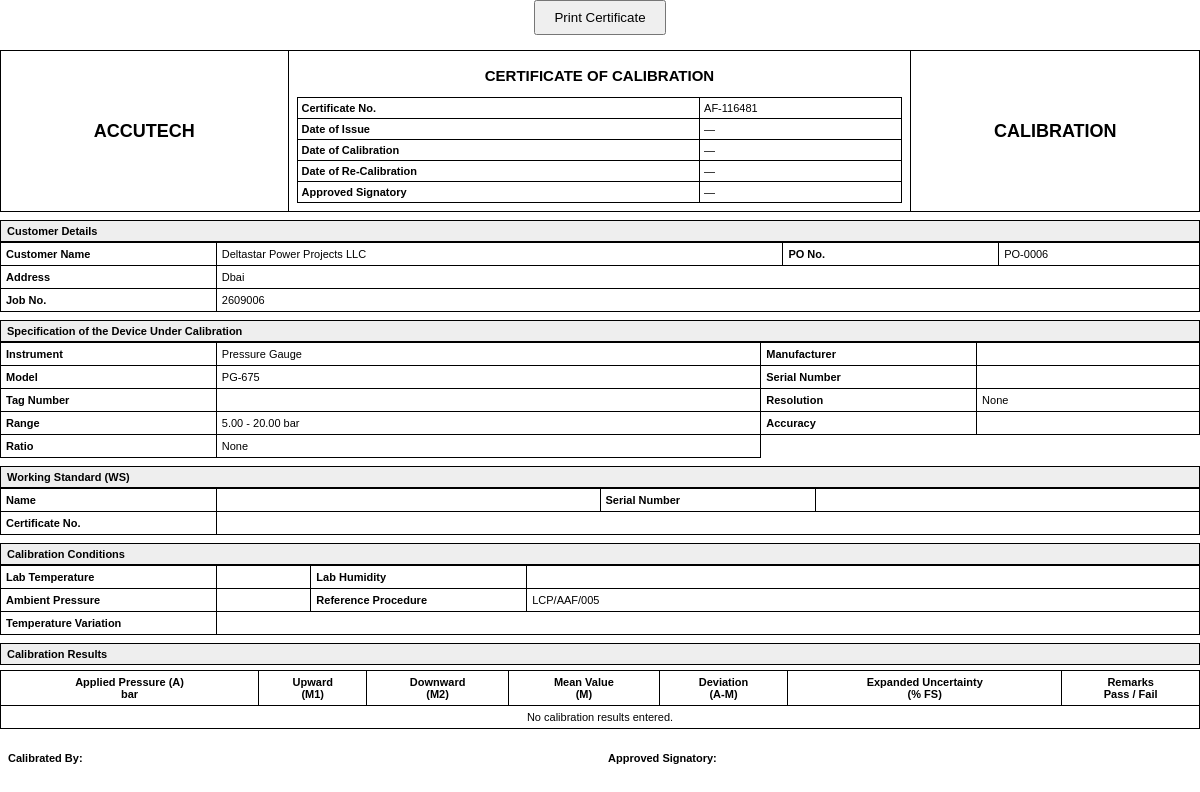
The app's page /certificates/58/print/ (signed in), older data.
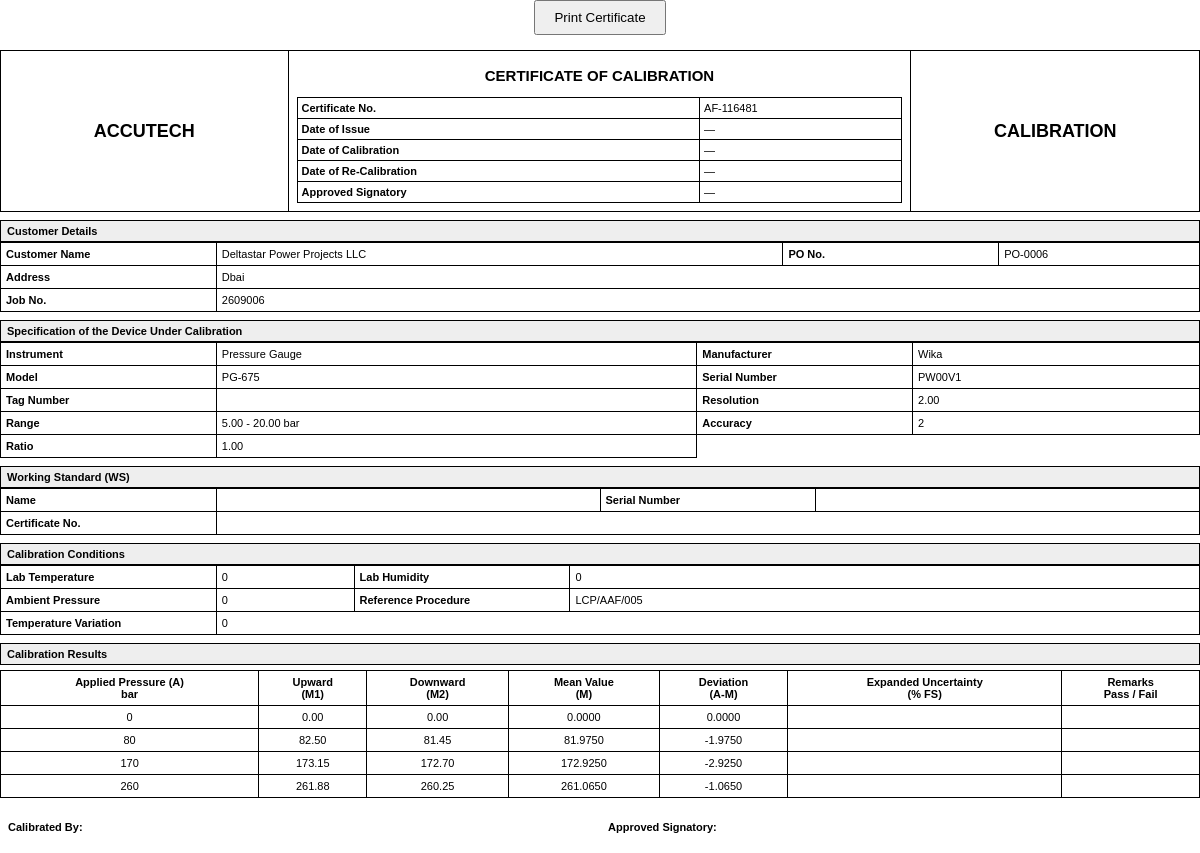
The same page, newer data.
### labmanager/models.py (models this page shows, shortened)
class Certificate(models.Model):
    job = models.ForeignKey(Job, on_delete=models.CASCADE, related_name="certificates")
    number = models.CharField(max_length=20, unique=True, editable=False)
    line_item = models.ForeignKey(
        "JobLineItem",
        on_delete=models.SET_NULL,
        null=True,
        blank=True,
        related_name="certificates"
    )
    device_serial = models.CharField(max_length=100, blank=True)
    device_manufacturer = models.CharField(max_length=150, blank=True)
    device_tag_number = models.CharField(max_length=100, blank=True)
    device_resolution = models.DecimalField(
        max_digits=20,
        decimal_places=2,
        null=True,
        blank=True,
    )
    device_accuracy = models.CharField(max_length=100, blank=True)
    device_ratio = models.DecimalField(
        max_digits=20,
        decimal_places=2,
        null=True,
        blank=True,
    )
    reference_instrument_range = models.DecimalField(
        max_digits=20,
        decimal_places=2,
        null=True,
        blank=True,
    )
    uuc_full_scale = models.DecimalField(
        max_digits=20,
        decimal_places=2,
        null=True,
        blank=True,
    )
    uuc_unit = models.CharField(
        max_length=20,
        blank=True,
    )
    pressure_media = models.CharField(
        max_length=30,
        blank=True,
    )
    working_standard_name = models.CharField(max_length=150, blank=True)
    working_standard_serial = models.CharField(max_length=100, blank=True)
    working_standard_certificate_no = models.CharField(max_length=100, blank=True)
    lab_temperature = models.CharField(max_length=50, blank=True)
    lab_humidity = models.CharField(max_length=50, blank=True)
    ambient_pressure = models.CharField(max_length=50, blank=True)
    reference_procedure = models.CharField(max_length=150, blank=True)
    temperature_variation = models.CharField(max_length=50, blank=True)
    condition_notes = models.TextField(blank=True)
    calibration_date = models.DateField(null=True, blank=True)
    re_calibration_date = models.DateField(null=True, blank=True)
    issue_date = models.DateField(null=True, blank=True)
    calibrated_by = models.CharField(max_length=150, blank=True)
    approved_signatory = models.CharField(max_length=150, blank=True)
    class Meta:
        ordering = ["number"]

class Job(models.Model):
    job_number = models.CharField(max_length=20, unique=True, editable=False)
    customer_name = models.CharField(max_length=200)
    customer_address = models.TextField(blank=True)
    po_number = models.CharField(max_length=100)
    quantity = models.PositiveIntegerField(help_text="Total number of certificates for this job")
    committed_date = models.DateField(null=True, blank=True)
    created_by = models.ForeignKey(User, on_delete=models.PROTECT, related_name="jobs_created")
    created_at = models.DateTimeField(auto_now_add=True)
    class Meta:
        ordering = ["-created_at"]

class JobLineItem(models.Model):
    job = models.ForeignKey(Job, on_delete=models.CASCADE, related_name="line_items")
    instrument = models.ForeignKey(Instrument, on_delete=models.PROTECT, related_name="line_items")
    model = models.CharField(max_length=150, blank=True)
    range_from = models.DecimalField(max_digits=12, decimal_places=2, null=True, blank=True)
    range_to = models.DecimalField(max_digits=12, decimal_places=2, null=True, blank=True)
    unit = models.CharField(max_length=50, blank=True, null=True, choices=UNIT_CHOICES)
    quantity = models.PositiveIntegerField(default=1)
    assigned_to = models.ForeignKey(User, on_delete=models.PROTECT,  related_name="assigned_line_items", limit_choices_to={"role": User.Role.TECHNICIAN},)
    calibration_points = models.PositiveIntegerField(default=1)
    calibration_validity = models.CharField(max_length=100, blank=True)
    reference_procedure = models.CharField(max_length=150, blank=True, choices=REFERENCE_PROCEDURE_CHOICES)

class Instrument(models.Model):
    name = models.CharField(max_length=150, unique=True)
    default_model = models.CharField(max_length=150, blank=True)
    default_range = models.CharField(max_length=150, blank=True)
    is_active = models.BooleanField(default=True)
    created_at = models.DateTimeField(auto_now_add=True)
    class Meta:
        ordering = ["name"]
    def __str__(self):
        return self.name

class CalibrationResult(models.Model):
    certificate = models.ForeignKey(
        Certificate,
        on_delete=models.CASCADE,
        related_name="results",
    )
    applied_value = models.CharField(
        max_length=50,
        blank=True,
        verbose_name="Applied Pressure (A)",
    )
    upward_reading = models.CharField(
        max_length=50,
        blank=True,
        verbose_name="Upward (M1)",
    )
    downward_reading = models.CharField(
        max_length=50,
        blank=True,
        verbose_name="Downward (M2)",
    )
    mean_value = models.CharField(
        max_length=50,
        blank=True,
        verbose_name="Mean Value (M)",
    )
    deviation = models.CharField(
        max_length=50,
        blank=True,
        verbose_name="Deviation (A-M)",
    )
    reference_instrument_range = models.DecimalField(
        max_digits=20,
        decimal_places=2,
        null=True,
        blank=True,
    )
    uuc_full_scale = models.DecimalField(
        max_digits=20,
        decimal_places=2,
        null=True,
        blank=True,
    )
    uuc_unit = models.CharField(
        max_length=20,
        blank=True,
    )
    pressure_media = models.CharField(
        max_length=30,
        blank=True,
    )
    uncertainty = models.CharField(
        max_length=50,
        blank=True,
        verbose_name="Expanded Uncertainty (% FS)",
    )
    remarks = models.CharField(
        max_length=20,
        blank=True,
        verbose_name="Remarks",
    )
    class Meta:
        ordering = ["id"]

### labmanager/views.py (the view)
# urls.py: path("certificates/<int:pk>/print/",views.certificate_print,name="certificate_print",),
@login_required
def certificate_print(request, pk):
    certificate = get_object_or_404(
        Certificate.objects.select_related(
            "job",
            "line_item",
            "line_item__instrument",
        ).prefetch_related("results"),
        pk=pk,
    )
    if not _can_edit_certificate(request.user, certificate):
        messages.error(
            request,
            "You do not have access to that certificate."
        )
        return redirect("dashboard")
    return render(
        request,
        "labmanager/certificate_print.html",
        {
            "certificate": certificate,
            "results": certificate.results.all(),
        },
    )

### labmanager/models.py (called while the page is built)
    @property
    def is_lab_head(self):
        return self.role == self.Role.LAB_HEAD

### labmanager/views.py (called while the page is built)
def _can_edit_certificate(user, certificate):
    if user.is_lab_head:
        return True
    return bool(certificate.line_item and certificate.line_item.assigned_to_id == user.id)

### labmanager/templates/labmanager/certificate_print.html (shortened to what this page needs)
<!DOCTYPE html>
<html lang="en">
<head>
</head>
<body>
<div class="no-print">
    <button
        type="button"
        class="print-button"
        onclick="window.print()"
    >
        Print Certificate
    </button>
</div>
<div class="certificate">
    <div class="header">
        <div class="logo-box">
            ACCUTECH
        </div>
        <div>
            <div class="certificate-title">
                CERTIFICATE OF CALIBRATION
            </div>
            <table class="certificate-meta">
                <tr>
                    <td><strong>Certificate No.</strong></td>
                    <td>{{ certificate.number }}</td>
                </tr>
                <tr>
                    <td><strong>Date of Issue</strong></td>
                    <td>
                        {% if certificate.issue_date %}
                            {{ certificate.issue_date|date:"d-M-Y" }}
                        {% else %}
                            —
                        {% endif %}
                    </td>
                </tr>
                <tr>
                    <td><strong>Date of Calibration</strong></td>
                    <td>
                        {% if certificate.calibration_date %}
                            {{ certificate.calibration_date|date:"d-M-Y" }}
                        {% else %}
                            —
                        {% endif %}
                    </td>
                </tr>
                <tr>
                    <td><strong>Date of Re-Calibration</strong></td>
                    <td>
                        {% if certificate.re_calibration_date %}
                            {{ certificate.re_calibration_date|date:"d-M-Y" }}
                        {% else %}
                            —
                        {% endif %}
                    </td>
                </tr>
                <tr>
                    <td><strong>Approved Signatory</strong></td>
                    <td>{{ certificate.approved_signatory|default:"—" }}</td>
                </tr>
            </table>
        </div>
        <div class="logo-box">
            CALIBRATION
        </div>
    </div>
    <div class="section-title">
        Customer Details
    </div>
    <table class="details-table">
        <tr>
            <td class="label">Customer Name</td>
            <td>
                {{ certificate.job.customer_name }}
            </td>
            <td class="label">PO No.</td>
            <td>
                {{ certificate.job.po_number }}
            </td>
        </tr>
        <tr>
            <td class="label">Address</td>
            <td colspan="3">
                {{ certificate.job.customer_address }}
            </td>
        </tr>
        <tr>
            <td class="label">Job No.</td>
            <td colspan="3">
                {{ certificate.job.job_number }}
            </td>
        </tr>
    </table>
    <div class="section-title">
        Specification of the Device Under Calibration
    </div>
    <table class="details-table">
        <tr>
            <td class="label">Instrument</td>
            <td>
                {{ certificate.line_item.instrument|default:"—" }}
            </td>
            <td class="label">Manufacturer</td>
            <td>
                {{ certificate.device_manufacturer }}
            </td>
        </tr>
        <tr>
            <td class="label">Model</td>
            <td>
                {{ certificate.line_item.model|default:"—" }}
            </td>
            <td class="label">Serial Number</td>
            <td>
                {{ certificate.device_serial }}
            </td>
        </tr>
        <tr>
            <td class="label">Tag Number</td>
            <td>
            </td>
            <td class="label">Resolution</td>
            <td>
                {{ certificate.device_resolution }}
            </td>
        </tr>
        <tr>
            <td class="label">Range</td>
            <td>
                {% if certificate.line_item %}
                    {{ certificate.line_item.range_from }} - {{ certificate.line_item.range_to }}
                    {{ certificate.line_item.unit }}
                {% else %}
                    —
                {% endif %}
            </td>
            <td class="label">Accuracy</td>
            <td>
                {{ certificate.device_accuracy }}
            </td>
        </tr>
        <tr>
            <td class="label">Ratio</td>
            <td>
                {{ certificate.device_ratio }}
            </td>
        </tr>
    </table>
    <div class="section-title">
        Working Standard (WS)
    </div>
    <table class="details-table">
        <tr>
            <td class="label">Name</td>
            <td>
            </td>
            <td class="label">Serial Number</td>
            <td>
            </td>
        </tr>
        <tr>
            <td class="label">Certificate No.</td>
            <td colspan="3">
            </td>
        </tr>
    </table>
    <div class="section-title">
        Calibration Conditions
    </div>
    <table class="details-table">
        <tr>
            <td class="label">Lab Temperature</td>
            <td>
                {{ certificate.lab_temperature }}
            </td>
            <td class="label">Lab Humidity</td>
            <td>
                {{ certificate.lab_humidity }}
            </td>
        </tr>
        <tr>
            <td class="label">Ambient Pressure</td>
            <td>
                {{ certificate.ambient_pressure }}
            </td>
            <td class="label">Reference Procedure</td>
            <td>
                {{ certificate.reference_procedure }}
            </td>
        </tr>
        <tr>
            <td class="label">Temperature Variation</td>
            <td colspan="3">
                {{ certificate.temperature_variation }}
            </td>
        </tr>
    </table>
    <div class="section-title">
        Calibration Results
    </div>
    <table class="results-table">
        <thead>
            <tr>
                <th>
                    Applied Pressure (A)<br>
                    bar
                </th>
                <th>
                    Upward<br>
                    (M1)
                </th>
                <th>
                    Downward<br>
                    (M2)
                </th>
                <th>
                    Mean Value<br>
                    (M)
                </th>
                <th>
                    Deviation<br>
                    (A-M)
                </th>
                <th>
                    Expanded Uncertainty<br>
                    (% FS)
                </th>
                <th>
                    Remarks<br>
                    Pass / Fail
                </th>
            </tr>
        </thead>
        <tbody>
            {% for result in results %}
            <tr>
                <td>{{ result.applied_value }}</td>
                <td>{{ result.upward_reading }}</td>
                <td>{{ result.downward_reading }}</td>
                <td>{{ result.mean_value }}</td>
                <td>{{ result.deviation }}</td>
                <td>{{ result.uncertainty }}</td>
                <td>{{ result.remarks }}</td>
            </tr>
            {% empty %}
            <tr>
                <td colspan="7">
                    No calibration results entered.
                </td>
            </tr>
            {% endfor %}
        </tbody>
    </table>
    <table class="signature-table">
        <tr>
            <td>
                <strong>Calibrated By:</strong><br><br>
            </td>
            <td>
                <strong>Approved Signatory:</strong><br><br>
            </td>
        </tr>
    </table>
</div>
</body>
</html>

### labmanager/templates/labmanager/certificate_print.html (style rules this page uses)
* { box-sizing: border-box; }
body { margin: 0; font-family: Arial, Helvetica, sans-serif; font-size: 11px; color: #000; background: #fff; }
.certificate { width: 100%; }
.header { border: 1px solid #000; display: grid; grid-template-columns: 24% 52% 24%; min-height: 95px; }
.header > div { border-right: 1px solid #000; padding: 8px; }
.header > div:last-child { border-right: none; }
.logo-box { display: flex; align-items: center; justify-content: center; font-size: 18px; font-weight: bold; }
.certificate-title { text-align: center; font-weight: bold; font-size: 15px; padding: 8px; }
.certificate-meta { width: 100%; border-collapse: collapse; margin-top: 5px; }
.certificate-meta td { border: 1px solid #000; padding: 4px; }
.section-title { margin-top: 8px; border: 1px solid #000; background: #eee; padding: 4px 6px; font-weight: bold; }
.details-table { width: 100%; border-collapse: collapse; }
.details-table td { border: 1px solid #000; padding: 5px; vertical-align: top; }
.label { font-weight: bold; width: 18%; }
.results-table { width: 100%; border-collapse: collapse; margin-top: 5px; }
.results-table th, .results-table td { border: 1px solid #000; padding: 5px 4px; text-align: center; }
.results-table th { font-weight: bold; }
.signature-table { width: 100%; border-collapse: collapse; margin-top: 15px; }
.signature-table td { width: 50%; padding: 8px; vertical-align: bottom; }
.no-print { margin-bottom: 15px; text-align: center; }
.print-button { padding: 8px 18px; cursor: pointer; }

Row changes from the older to the newer data that the page shows:
changed Certificate "AF-116481": device_manufacturer (not shown) → "Wika"; device_serial (not shown) → "PW00V1"; device_resolution "None" → "2.00"; device_accuracy (not shown) → "2"; device_ratio "None" → "1.00"; lab_temperature (not shown) → "0"; lab_humidity (not shown) → "0"; ambient_pressure (not shown) → "0"; temperature_variation (not shown) → "0"
added CalibrationResult: applied_value "0", upward_reading "0.00", downward_reading "0.00", mean_value "0.0000", deviation "0.0000"
added CalibrationResult: applied_value "80", upward_reading "82.50", downward_reading "81.45", mean_value "81.9750", deviation "-1.9750"
added CalibrationResult: applied_value "170", upward_reading "173.15", downward_reading "172.70", mean_value "172.9250", deviation "-2.9250"
added CalibrationResult: applied_value "260", upward_reading "261.88", downward_reading "260.25", mean_value "261.0650", deviation "-1.0650"
Text that changed along with them:
text no longer shown: "No calibration results entered."
